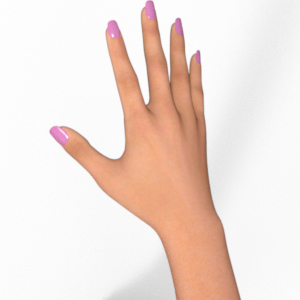
#> input picture rps_images/test/paper/testpaper01-05.png, 300 x 300 px, found by its file name; its folder holds 4 pictures in this run
$ python bulk_crop.py
#> lines starting #> are read from the running program, lines starting #| are printed output that depends on the picture
from PIL import Image
import os

if __name__ == "__main__":
    directory = '../data/sean/paper/'
    files = os.listdir(directory)
    print(files)
    for filename in files:
        im = Image.open(directory+filename)
#> im is the input picture: PIL image 300x300 RGBA; mean R, G, B, A 240.6, 224.2, 216.7, 255
        os.remove(directory+filename)
        region = im.crop( (0,0,200,300) )
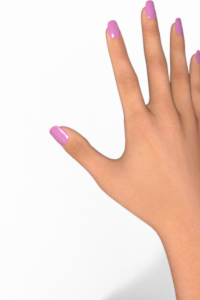
#> region: PIL image 200x300 RGBA; mean R, G, B, A 240.8, 219.9, 210.3, 255
        region.save(directory+filename)
#> pass 2 of the loop `for filename in files:`:
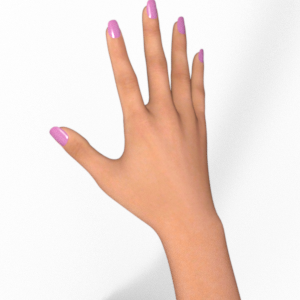
#> input picture rps_images/test/paper/testpaper01-06.png, 300 x 300 px, found by its file name
#> im is the input picture: PIL image 300x300 RGBA; mean R, G, B, A 240.7, 224.1, 216.5, 255
#> `region = im.crop( (0,0,200,300) )`:
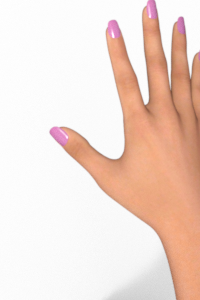
#> region: PIL image 200x300 RGBA; mean R, G, B, A 241, 220.1, 210.4, 255
#> pass 3 of the loop `for filename in files:`:
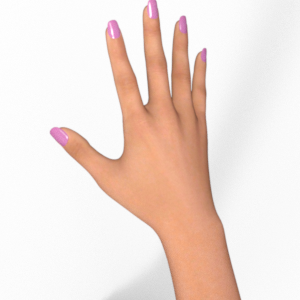
#> input picture rps_images/test/paper/testpaper01-07.png, 300 x 300 px, found by its file name
#> im is the input picture: PIL image 300x300 RGBA; mean R, G, B, A 240.7, 224, 216.4, 255
#> `region = im.crop( (0,0,200,300) )`:
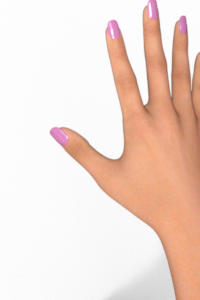
#> region: PIL image 200x300 RGBA; mean R, G, B, A 241.2, 220.2, 210.5, 255
#> the loop made 4 passes; the first 3 are shown
